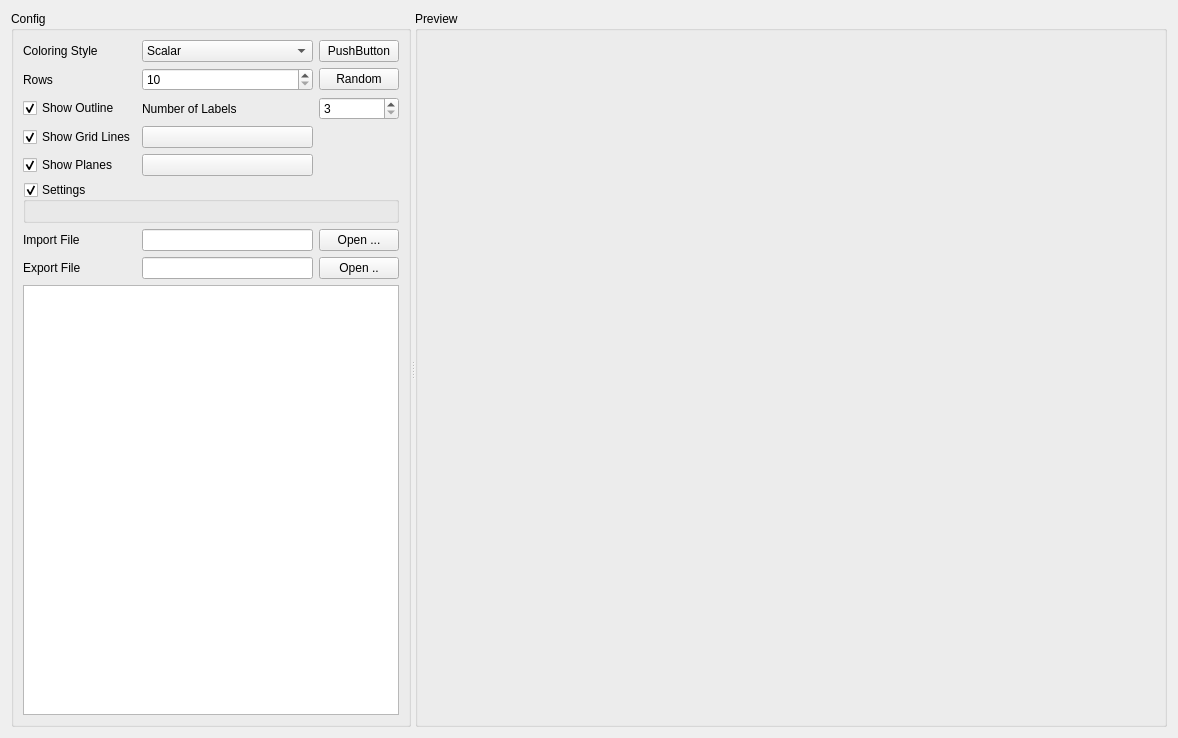
<?xml version="1.0" encoding="UTF-8"?>
<ui version="4.0">
 <class>Chart3DWindow</class>
 <widget class="QWidget" name="Chart3DWindow">
  <property name="geometry">
   <rect>
    <x>0</x>
    <y>0</y>
    <width>1178</width>
    <height>738</height>
   </rect>
  </property>
  <property name="windowTitle">
   <string>Form</string>
  </property>
  <layout class="QGridLayout" name="gridLayout">
   <item row="0" column="0">
    <widget class="QSplitter" name="splitter">
     <property name="orientation">
      <enum>Qt::Horizontal</enum>
     </property>
     <widget class="QGroupBox" name="groupBox">
      <property name="maximumSize">
       <size>
        <width>400</width>
        <height>16777215</height>
       </size>
      </property>
      <property name="title">
       <string>Config</string>
      </property>
      <layout class="QGridLayout" name="gridLayout_4">
       <item row="0" column="0">
        <layout class="QGridLayout" name="gridLayout_3">
         <item row="1" column="1">
          <widget class="QSpinBox" name="rowsSpinBox">
           <property name="minimum">
            <number>10</number>
           </property>
           <property name="maximum">
            <number>10000</number>
           </property>
          </widget>
         </item>
         <item row="0" column="0">
          <widget class="QLabel" name="label">
           <property name="text">
            <string>Coloring Style</string>
           </property>
          </widget>
         </item>
         <item row="1" column="0">
          <widget class="QLabel" name="label_2">
           <property name="text">
            <string>Rows</string>
           </property>
          </widget>
         </item>
         <item row="2" column="0">
          <widget class="QCheckBox" name="showOutlineCheckBox">
           <property name="text">
            <string>Show Outline</string>
           </property>
           <property name="checked">
            <bool>true</bool>
           </property>
          </widget>
         </item>
         <item row="0" column="2">
          <widget class="Widgets::ColorPushButton" name="colorButton">
           <property name="text">
            <string>PushButton</string>
           </property>
          </widget>
         </item>
         <item row="0" column="1">
          <widget class="QComboBox" name="coloringStyleCombo">
           <item>
            <property name="text">
             <string>Scalar</string>
            </property>
           </item>
           <item>
            <property name="text">
             <string>Custom</string>
            </property>
           </item>
          </widget>
         </item>
         <item row="1" column="2">
          <widget class="QPushButton" name="randomButton">
           <property name="text">
            <string>Random</string>
           </property>
          </widget>
         </item>
         <item row="9" column="0" colspan="3">
          <widget class="QTableView" name="dataTable">
           <property name="maximumSize">
            <size>
             <width>16777215</width>
             <height>16777215</height>
            </size>
           </property>
           <property name="alternatingRowColors">
            <bool>true</bool>
           </property>
          </widget>
         </item>
         <item row="6" column="0" colspan="3">
          <widget class="QGroupBox" name="settingsGroupBox">
           <property name="title">
            <string>Settings</string>
           </property>
           <property name="checkable">
            <bool>true</bool>
           </property>
           <layout class="QGridLayout" name="gridLayout_5">
            <item row="0" column="0">
             <layout class="QVBoxLayout" name="settingsLayout"/>
            </item>
           </layout>
          </widget>
         </item>
         <item row="2" column="2">
          <widget class="QSpinBox" name="numOfLabelsSpinBox">
           <property name="minimum">
            <number>3</number>
           </property>
          </widget>
         </item>
         <item row="2" column="1">
          <widget class="QLabel" name="label_3">
           <property name="text">
            <string>Number of Labels</string>
           </property>
          </widget>
         </item>
         <item row="3" column="0">
          <widget class="QCheckBox" name="showGridLinesCheckBox">
           <property name="text">
            <string>Show Grid Lines</string>
           </property>
           <property name="checked">
            <bool>true</bool>
           </property>
          </widget>
         </item>
         <item row="4" column="0">
          <widget class="QCheckBox" name="showPlanesCheckBox">
           <property name="text">
            <string>Show Planes</string>
           </property>
           <property name="checked">
            <bool>true</bool>
           </property>
          </widget>
         </item>
         <item row="3" column="1">
          <widget class="Widgets::ColorPushButton" name="gridLinesColorButton">
           <property name="text">
            <string/>
           </property>
          </widget>
         </item>
         <item row="7" column="0">
          <widget class="QLabel" name="label_4">
           <property name="text">
            <string>Import File</string>
           </property>
          </widget>
         </item>
         <item row="8" column="0">
          <widget class="QLabel" name="label_5">
           <property name="text">
            <string>Export File</string>
           </property>
          </widget>
         </item>
         <item row="7" column="1">
          <widget class="QLineEdit" name="importFileEdit">
           <property name="readOnly">
            <bool>true</bool>
           </property>
          </widget>
         </item>
         <item row="8" column="1">
          <widget class="QLineEdit" name="exportFileEdit">
           <property name="readOnly">
            <bool>true</bool>
           </property>
          </widget>
         </item>
         <item row="7" column="2">
          <widget class="QPushButton" name="importFileButton">
           <property name="text">
            <string>Open ...</string>
           </property>
          </widget>
         </item>
         <item row="8" column="2">
          <widget class="QPushButton" name="exportFileButton">
           <property name="text">
            <string>Open ..</string>
           </property>
          </widget>
         </item>
         <item row="4" column="1">
          <widget class="Widgets::ColorPushButton" name="planesColorButton">
           <property name="text">
            <string/>
           </property>
          </widget>
         </item>
        </layout>
       </item>
      </layout>
     </widget>
     <widget class="QGroupBox" name="groupBox_2">
      <property name="title">
       <string>Preview</string>
      </property>
      <layout class="QGridLayout" name="gridLayout_2">
       <item row="0" column="0">
        <layout class="QVBoxLayout" name="previewLayout"/>
       </item>
      </layout>
     </widget>
    </widget>
   </item>
  </layout>
 </widget>
 <customwidgets>
  <customwidget>
   <class>Widgets::ColorPushButton</class>
   <extends>QPushButton</extends>
   <header location="global">colorpushbutton.h</header>
  </customwidget>
 </customwidgets>
 <resources/>
 <connections/>
</ui>
